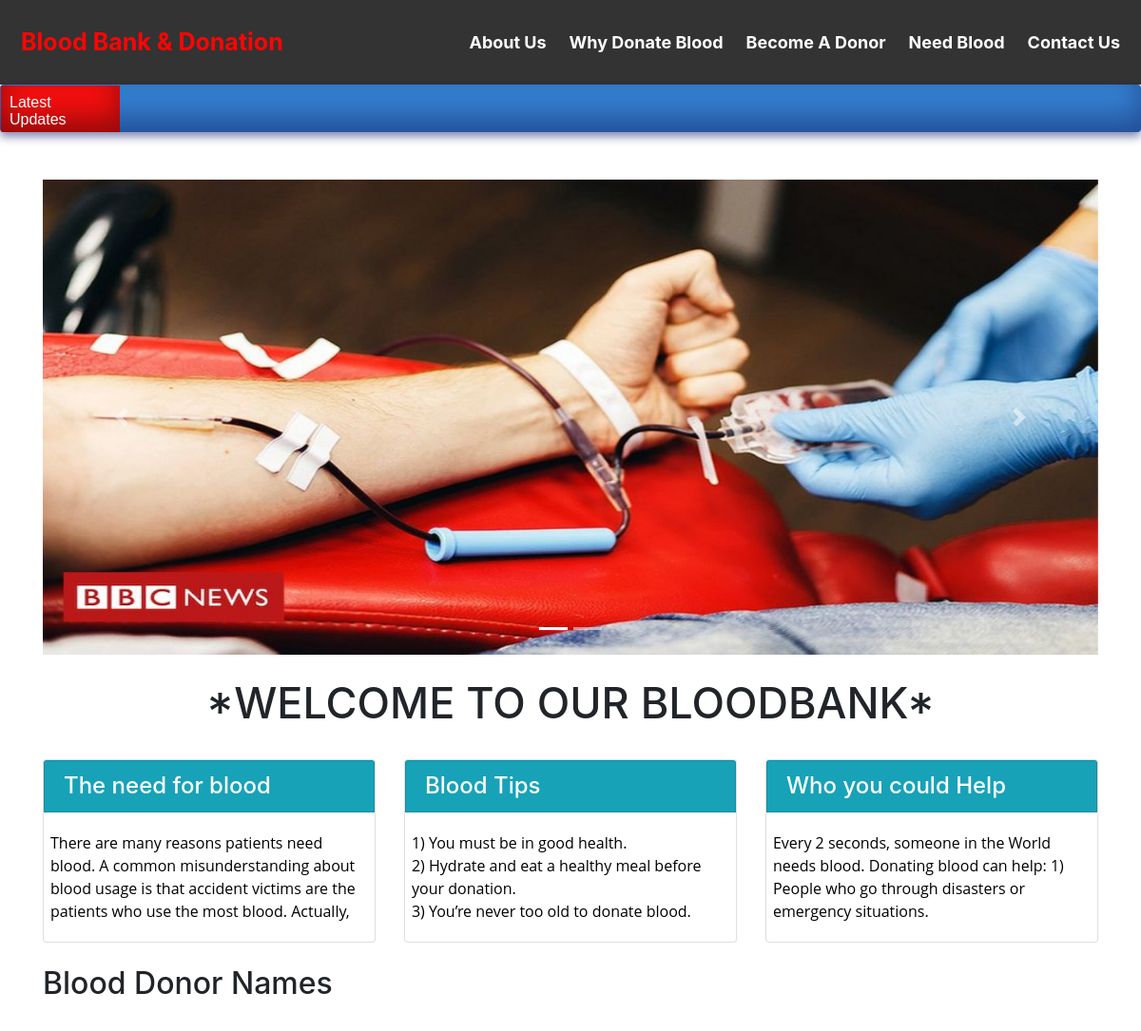
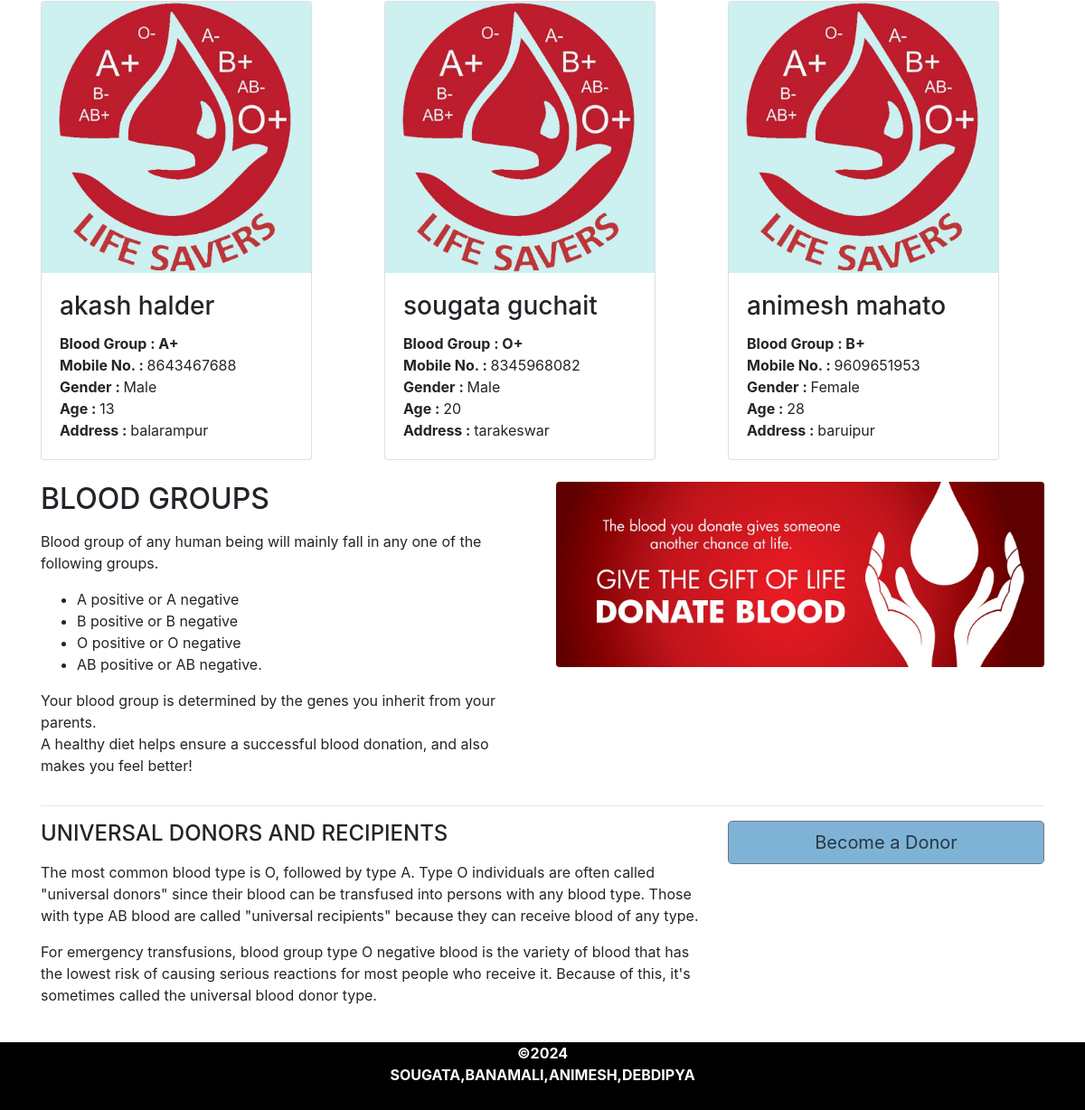
The app's page /home.php with its own data (2 pictures, top to bottom).
### tables this page shows
CREATE TABLE `pages` (
  `page_id` int(11) NOT NULL,
  `page_name` varchar(255) NOT NULL,
  `page_type` varchar(50) DEFAULT NULL,
  `page_data` longtext NOT NULL
);

CREATE TABLE `donor_details` (
  `donor_id` int(11) NOT NULL,
  `donor_name` varchar(50) NOT NULL,
  `donor_number` varchar(10) NOT NULL,
  `donor_mail` varchar(50) DEFAULT NULL,
  `donor_age` int(60) NOT NULL,
  `donor_gender` varchar(10) NOT NULL,
  `donor_blood` varchar(10) NOT NULL,
  `donor_address` varchar(100) NOT NULL
);

CREATE TABLE `blood` (
  `blood_id` int(11) NOT NULL,
  `blood_group` varchar(10) NOT NULL
);

### home.php (the view, shortened to what this page needs)
<!DOCTYPE html>
<html lang="en">
<head>
  <link rel="stylesheet" href="https://maxcdn.bootstrapcdn.com/bootstrap/4.5.2/css/bootstrap.min.css">
</head>
<body>
<div class="header">
<?php
$active="home";
include('head.php'); ?>
</div>
<?php include'ticker.php'; ?>
  <div id="page-container" style="margin-top:50px; position: relative;min-height: 84vh;   ">
    <div class="container">
    <div id="content-wrap"style="padding-bottom:75px;">
  <div id="demo" class="carousel slide" data-ride="carousel">
    <ul class="carousel-indicators">
      <li data-target="#demo" data-slide-to="0" class="active"></li>
      <li data-target="#demo" data-slide-to="1"></li>
    </ul>
    <div class="carousel-inner">
      <div class="carousel-item active">
        <img src="image\_107317099_blooddonor976.jpg" alt="image\_107317099_blooddonor976.jpg" width="100%" height="500">
      </div>
    </div>
    <a class="carousel-control-prev" href="#demo" data-slide="prev">
      <span class="carousel-control-prev-icon"></span>
    </a>
    <a class="carousel-control-next" href="#demo" data-slide="next">
      <span class="carousel-control-next-icon"></span>
    </a>
  </div>
<br>
        <h1 style="text-align:center;font-size:45px;">*WELCOME TO OUR BLOODBANK*</h1>
<br>
        <div class="row">
            <div class="col-lg-4 mb-4">
                <div class="card">
                    <h4 class="card-header card bg-info text-white" >The need for blood</h4>
                        <p class="card-body overflow-auto" style="padding-left:2%;height:120px;text-align:left;">
                          <?php
                            include 'conn.php';
                            $sql=$sql= "select * from pages where page_type='needforblood'";
                            $result=mysqli_query($conn,$sql);
                            if(mysqli_num_rows($result)>0)   {
                                while($row = mysqli_fetch_assoc($result)) {
                                  echo $row['page_data'];
                                }
                              }
                           ?>
                         </p>
                </div>
            </div>
            <div class="col-lg-4 mb-4">
                <div class="card">
                    <h4 class="card-header card bg-info text-white">Blood Tips</h4>
                    <p class="card-body overflow-auto" style="padding-left:2%;height:120px;text-align:left;">
                      <?php
                        include 'conn.php';
                        $sql=$sql= "select * from pages where page_type='bloodtips'";
                        $result=mysqli_query($conn,$sql);
                        if(mysqli_num_rows($result)>0)   {
                            while($row = mysqli_fetch_assoc($result)) {
                              echo $row['page_data'];
                            }
                          }
                       ?>
                     </p>
                        </div>
            </div>
            <div class="col-lg-4 mb-4">
                <div class="card">
                    <h4 class="card-header card bg-info text-white" >Who you could Help</h4>
                    <p class="card-body overflow-auto" style="padding-left:2%;height:120px;text-align:left;">
                      <?php
                        include 'conn.php';
                        $sql=$sql= "select * from pages where page_type='whoyouhelp'";
                        $result=mysqli_query($conn,$sql);
                        if(mysqli_num_rows($result)>0)   {
                            while($row = mysqli_fetch_assoc($result)) {
                              echo $row['page_data'];
                            }
                          }
                       ?>
                     </p>
                        </div>
            </div>
</div>
        <h2>Blood Donor Names</h2>
        <div class="row">
          <?php
            include 'conn.php';
            $sql= "select * from donor_details join blood where donor_details.donor_blood=blood.blood_id order by rand() limit 6";
            $result=mysqli_query($conn,$sql);
            if(mysqli_num_rows($result)>0)
            {
            while($row = mysqli_fetch_assoc($result)) {
           ?>
            <div class="col-lg-4 col-sm-6 portfolio-item" ><br>
            <div class="card" style="width:300px">
                <img class="card-img-top" src="image\blood_drop_logo.jpg" alt="Card image" style="width:100%;height:300px">
                <div class="card-body">
                  <h3 class="card-title"><?php echo $row['donor_name']; ?></h3>
                  <p class="card-text">
                    <b>Blood Group : </b> <b><?php echo $row['blood_group']; ?></b><br>
                    <b>Mobile No. : </b> <?php echo $row['donor_number']; ?><br>
                    <b>Gender : </b><?php echo $row['donor_gender']; ?><br>
                    <b>Age : </b> <?php echo $row['donor_age']; ?><br>
                    <b>Address : </b> <?php echo $row['donor_address']; ?><br>
                  </p>
                </div>
              </div>
        </div>
      <?php }} ?>
</div>
<br>
        <div class="row">
            <div class="col-lg-6">
                <h2>BLOOD GROUPS</h2>
                <p>
                  <?php
                    include 'conn.php';
                    $sql=$sql= "select * from pages where page_type='bloodgroups'";
                    $result=mysqli_query($conn,$sql);
                    if(mysqli_num_rows($result)>0)   {
                        while($row = mysqli_fetch_assoc($result)) {
                          echo $row['page_data'];
                        }
                      }
                   ?></p>
            </div>
            <div class="col-lg-6">
                <img class="img-fluid rounded" src="image\blood_donationcover.jpeg" alt="" >
            </div>
        </div>
        <hr>
        <div class="row mb-4">
            <div class="col-md-8">
            <h4>UNIVERSAL DONORS AND RECIPIENTS</h4>
            <p>
              <?php
                include 'conn.php';
                $sql=$sql= "select * from pages where page_type='universal'";
                $result=mysqli_query($conn,$sql);
                if(mysqli_num_rows($result)>0)   {
                    while($row = mysqli_fetch_assoc($result)) {
                      echo $row['page_data'];
                    }
                  }
               ?></p>
              </div>
            <div class="col-md-4">
                <a class="btn btn-lg btn-secondary btn-block" href="donate_blood.php" style="align:center; background-color:#7FB3D5;color:#273746 ">Become a Donor </a>
            </div>
        </div>
    </div>
  </div>
  <?php include('footer.php');?>
</div>
</body>
</html>

### head.php (shortened to what this page needs)
<html>
<head>
</head>
<body>
  <div class="header">
    <a href="home.php" class="logo"<?php if($active=='home') echo "class='logo2'"; ?>>Blood Bank & Donation </a>
    <div class="header-right">
    <a href="about_us.php"  <?php if($active=='about') echo "class='act'"; ?> >About Us</a>
    <a href="why_donate_blood.php"  <?php if($active=='why') echo "class='act'"; ?>>Why Donate Blood</a>
      <a href="donate_blood.php"  <?php if($active=='donate') echo "class='act'"; ?>>Become A Donor</a>
      <a href="need_blood.php" <?php if($active=='need') echo "class='act'"; ?>>Need Blood</a>
      <a href="contact_us.php" <?php if($active=='contact') echo "class='act'"; ?>>Contact Us</a>
    </div>
  </div>
</body>
</html>

### ticker.php (shortened to what this page needs)
<html>
<head>
</head>
<body>
<div class="news blue">
<span style="background-color:#F60F0F;width:125px;height:50px">Latest Updates</span>
</div>
</body>
</head>
</html>

### footer.php (shortened to what this page needs)
<html>
<head>
</head>
<body>
  <div id="footer" >
  <b><center>©2024<br>
  SOUGATA,BANAMALI,ANIMESH,DEBDIPYA
  <br>
  </center>
  </div>
</body>
</html>

### head.php (style rules this page uses)
.header { overflow:hidden; background-color: #333; top: 0; width:100%; padding: 10px 5px; color:#FF0404 ; }
.header a { float: left; color: white; text-align: center; padding: 12px; text-decoration: none; font-size: 18px; line-height: 25px; border-radius: 4px; font-weight:bold; }
.header a.logo { font-size: 25px; font-weight: bold; color:#FF0404 ; }
.header-right { float: right; }

### ticker.php (style rules this page uses)
.blue { background: #347fd0; }
.news { box-shadow: inset 0 -15px 30px rgba(10,4,60,0.4), 0 5px 10px rgba(10,20,100,0.5); width: 100%; height:50px; margin-top:0px; overflow: hidden; border-radius: 4px; padding: 1px; -webkit-user-select: none; }
.news span { float: left; color: #fff; padding: 9px; position: relative; top: 1%; box-shadow: inset 0 -15px 30px rgba(0,0,0,0.4); font: 16px 'Raleway', Helvetica, Arial, sans-serif; -webkit-font-smoothing: antialiased; -webkit-user-select: none; cursor: pointer; }

### footer.php (style rules this page uses)
#footer { position:absolute; left: 0; bottom: 0; width: 100%; height: 75px; background-color:#000000; color:white; text-align: center; }

### records on screen
pages: page_data "There are many reasons patients need blood. A common misunderstanding about blood usage is that accident victims are the patients who use the most blood. Actually,…"
pages: page_data "1) You must be in good health. 2) Hydrate and eat a healthy meal before your donation. 3) You’re never too old to donate blood."
pages: page_data "Every 2 seconds, someone in the World needs blood. Donating blood can help: 1) People who go through disasters or emergency situations."
donor_details: donor_name "akash halder", blood.blood_group "A+", donor_number "8643467688", donor_gender "Male", donor_age "13", donor_address "balarampur"
donor_details: donor_name "sougata guchait", blood.blood_group "O+", donor_number "8345968082", donor_gender "Male", donor_age "20", donor_address "tarakeswar"
donor_details: donor_name "animesh mahato", blood.blood_group "B+", donor_number "9609651953", donor_gender "Female", donor_age "28", donor_address "baruipur"
pages: page_data "Blood group of any human being will mainly fall in any one of the following groups. A positive or A negative B positive or B negative O positive or O negative AB positive or AB negative. Your blood group is determined by the genes you inherit from your parents. A healthy diet helps ensure a successful blood donation, and also makes you feel better!"
pages: page_data "The most common blood type is O, followed by type A. Type O individuals are often called \"universal donors\" since their blood can be transfused into persons with any blood type. Those with type AB blood are called \"universal recipients\" because they can receive blood of any type. For emergency transfusions, blood group type O negative blood is the variety of blood that has the lowest risk of causing serious reactions for most people who receive it. Because of this, it's sometimes called the universal blood donor type."
